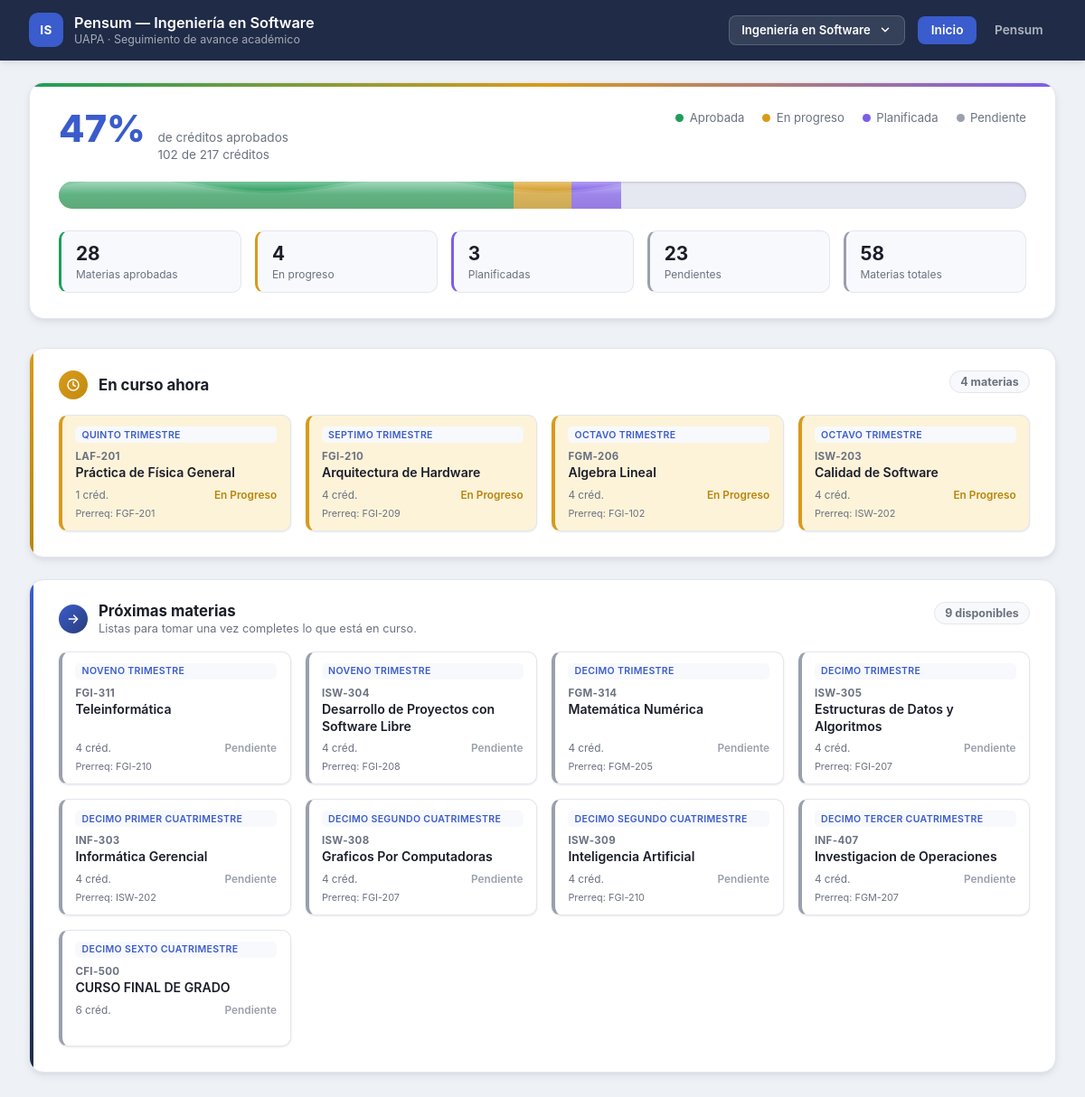
The page / on the database its author committed.
### tables this page shows
CREATE TABLE carreras (
        id INTEGER PRIMARY KEY AUTOINCREMENT,
        slug TEXT NOT NULL UNIQUE,
        nombre TEXT NOT NULL
    );

CREATE TABLE courses (
    id INTEGER PRIMARY KEY AUTOINCREMENT,
    clave TEXT NOT NULL,
    nombre TEXT NOT NULL,
    periodo_orden INTEGER,
    periodo_nombre TEXT,
    tipo TEXT NOT NULL CHECK (tipo IN ('obligatoria', 'optativa')),
    horas_teoricas INTEGER NOT NULL DEFAULT 0,
    horas_practicas INTEGER NOT NULL DEFAULT 0,
    horas_totales INTEGER NOT NULL DEFAULT 0,
    horas_estudio_independiente INTEGER NOT NULL DEFAULT 0,
    creditos INTEGER NOT NULL DEFAULT 0,
    prerrequisito TEXT,
    estado TEXT NOT NULL CHECK (estado IN ('aprobada', 'en_progreso', 'planificada', 'pendiente'))
, carrera_id INTEGER NOT NULL DEFAULT 1);

### src/functions.php (the view, shortened to what this page needs)
<?php
function fetch_all_courses(PDO $pdo, int $carreraId): array
{
    $stmt = $pdo->prepare('SELECT * FROM courses WHERE carrera_id = :carrera_id ORDER BY periodo_orden IS NULL, periodo_orden, id');
    $stmt->execute([':carrera_id' => $carreraId]);
    return $stmt->fetchAll();
}
function get_all_carreras(PDO $pdo): array
{
    return $pdo->query('SELECT * FROM carreras ORDER BY id')->fetchAll();
}
function get_current_carrera(PDO $pdo, array $carreras): array
{
    $slug = $_COOKIE['carrera'] ?? '';
    return $carreras[0];
}
function carrera_abbr(string $nombre): string
{
    $words = array_values(array_filter(
        preg_split('/\s+/', $nombre),
        static fn (string $w): bool => mb_strlen($w) > 2
    ));
    $letters = array_map(
        static fn (string $w): string => mb_strtoupper(mb_substr($w, 0, 1)),
        array_slice($words, 0, 2)
    );
    $abbr = implode('', $letters);
    return $abbr !== '' ? $abbr : mb_strtoupper(mb_substr($nombre, 0, 2));
}
function compute_stats(array $courses): array
{
    $stats = [
        'total_cursos' => count($courses),
        'aprobadas' => 0,
        'en_progreso' => 0,
        'planificadas' => 0,
        'pendientes' => 0,
        'creditos_totales' => 0,
        'creditos_aprobados' => 0,
        'creditos_en_progreso' => 0,
        'creditos_planificados' => 0,
        'creditos_pendientes' => 0,
    ];
    foreach ($courses as $course) {
        $creditos = (int) $course['creditos'];
        $stats['creditos_totales'] += $creditos;
        switch ($course['estado']) {
            case 'aprobada':
                $stats['aprobadas']++;
                $stats['creditos_aprobados'] += $creditos;
                break;
            case 'en_progreso':
                $stats['en_progreso']++;
                $stats['creditos_en_progreso'] += $creditos;
                break;
            case 'planificada':
                $stats['planificadas']++;
                $stats['creditos_planificados'] += $creditos;
                break;
            default:
                $stats['pendientes']++;
                $stats['creditos_pendientes'] += $creditos;
                break;
        }
    }
    $total = $stats['creditos_totales'];
    $stats['pct_aprobada'] = $total > 0 ? round(($stats['creditos_aprobados'] / $total) * 100, 1) : 0.0;
    $stats['pct_en_progreso'] = $total > 0 ? round(($stats['creditos_en_progreso'] / $total) * 100, 1) : 0.0;
    $stats['pct_planificada'] = $total > 0 ? round(($stats['creditos_planificados'] / $total) * 100, 1) : 0.0;
    $stats['pct_pendiente'] = $total > 0
        ? max(0.0, round(100 - $stats['pct_aprobada'] - $stats['pct_en_progreso'] - $stats['pct_planificada'], 1))
        : 0.0;
    $stats['porcentaje_completado'] = $stats['pct_aprobada'];
    return $stats;
}
function render_progress_bar(array $stats, bool $animated = false, string $size = 'sm'): string
{
    $pctA = $stats['pct_aprobada'];
    $pctE = $stats['pct_en_progreso'];
    $pctP = $stats['pct_planificada'];
    $pctFilled = min(100.0, $pctA + $pctE + $pctP);
    $wave = '';
    if ($animated) {
        $wave = <<<HTML
        <div class="bar-wave" style="width:{$pctFilled}%">
            <svg class="wave-svg wave-svg-back" viewBox="0 0 2400 40" preserveAspectRatio="none">
                <path class="wave-path" d="M0 11 Q150 -4 300 11 T600 11 T900 11 T1200 11 T1500 11 T1800 11 T2100 11 T2400 11 V40 H0 Z"></path>
            </svg>
            <svg class="wave-svg wave-svg-front" viewBox="0 0 2400 40" preserveAspectRatio="none">
                <path class="wave-path" d="M0 8 Q150 -8 300 8 T600 8 T900 8 T1200 8 T1500 8 T1800 8 T2100 8 T2400 8 V40 H0 Z"></path>
            </svg>
            <div class="bar-sheen"></div>
        </div>
        HTML;
    }
    return <<<HTML
    <div class="progress-tank size-{$size}">
        <div class="tank-track">
            <div class="tank-segment tank-aprobada" style="width:{$pctA}%"></div>
            <div class="tank-segment tank-en_progreso" style="width:{$pctE}%"></div>
            <div class="tank-segment tank-planificada" style="width:{$pctP}%"></div>
        </div>
        {$wave}
    </div>
    HTML;
}
function estado_label(string $estado): string
{
    return match ($estado) {
        'aprobada' => 'Aprobada',
        'en_progreso' => 'En Progreso',
        'planificada' => 'Planificada',
        'pendiente' => 'Pendiente',
        default => ucfirst($estado),
    };
}
function h(?string $value): string
{
    return htmlspecialchars($value ?? '', ENT_QUOTES, 'UTF-8');
}
function render_course_card(array $course, bool $showPeriod = false, bool $editable = false): string
{
    $periodTag = '';
    if ($showPeriod && $course['periodo_nombre']) {
        $periodTag = '<div class="course-period-tag">' . h($course['periodo_nombre']) . '</div>';
    }
    $prereq = $course['prerrequisito']
        ? '<div class="course-prereq">Prerreq: ' . h($course['prerrequisito']) . '</div>'
        : '<div class="course-prereq course-prereq-empty">&nbsp;</div>';
    $estado = h($course['estado']);
    $clave = h($course['clave']);
    $nombre = h($course['nombre']);
    $creditos = (int) $course['creditos'];
    $estadoLabel = estado_label($course['estado']);
    $id = (int) $course['id'];
    $editableAttrs = $editable
        ? ' data-course-id="' . $id . '" data-estado="' . $estado . '" tabindex="0" role="button" aria-haspopup="true"'
        : '';
    $editableClass = $editable ? ' is-editable' : '';
    return <<<HTML
    <article class="course-card estado-{$estado}{$editableClass}"{$editableAttrs}>
        {$periodTag}
        <div class="course-clave">{$clave}</div>
        <div class="course-nombre">{$nombre}</div>
        <div class="course-meta">
            <span class="creditos">{$creditos} créd.</span>
            <span class="estado-badge">{$estadoLabel}</span>
        </div>
        {$prereq}
    </article>
    HTML;
}
function courses_by_estado(array $courses, string $estado): array
{
    $filtered = array_values(array_filter($courses, static fn (array $c): bool => $c['estado'] === $estado));
    usort($filtered, static function (array $a, array $b): int {
        return ($a['periodo_orden'] ?? PHP_INT_MAX) <=> ($b['periodo_orden'] ?? PHP_INT_MAX);
    });
    return $filtered;
}
function next_courses(array $courses): array
{
    $byClave = [];
    foreach ($courses as $c) {
        if (!isset($byClave[$c['clave']])) {
            $byClave[$c['clave']] = $c;
        }
    }
    $next = [];
    foreach ($courses as $c) {
        if ($c['estado'] !== 'pendiente' || $c['tipo'] !== 'obligatoria') {
            continue;
        }
        $prereq = $c['prerrequisito'];
        $unlocked = $prereq === null
            || (isset($byClave[$prereq]) && in_array($byClave[$prereq]['estado'], ['aprobada', 'en_progreso'], true));
        if ($unlocked) {
            $next[] = $c;
        }
    }
    usort($next, static function (array $a, array $b): int {
        return ($a['periodo_orden'] ?? PHP_INT_MAX) <=> ($b['periodo_orden'] ?? PHP_INT_MAX);
    });
    return $next;
}
function render_topbar(string $active, array $carrera, array $carreras, string $currentPage): string
{
    $links = [
        'inicio' => ['href' => 'index.php', 'label' => 'Inicio'],
        'pensum' => ['href' => 'pensum.php', 'label' => 'Pensum'],
    ];
    $items = '';
    foreach ($links as $key => $link) {
        $activeClass = $key === $active ? ' active' : '';
        $items .= '<a class="nav-link' . $activeClass . '" href="' . h($link['href']) . '">' . h($link['label']) . '</a>';
    }
    $checkIcon = '<svg class="carrera-option-check" viewBox="0 0 24 24" width="15" height="15" fill="none" stroke="currentColor" stroke-width="2.6" stroke-linecap="round" stroke-linejoin="round"><path d="M20 6 9 17l-5-5"></path></svg>';
    $options = '';
    foreach ($carreras as $c) {
        $isCurrent = (int) $c['id'] === (int) $carrera['id'];
        $href = 'switch-carrera.php?slug=' . urlencode($c['slug']) . '&redirect=' . urlencode($currentPage);
        $optAbbr = h(carrera_abbr($c['nombre']));
        $optNombre = h($c['nombre']);
        $currentClass = $isCurrent ? ' is-current' : '';
        $check = $isCurrent ? $checkIcon : '';
        $options .= <<<HTML
        <li>
            <a class="carrera-option{$currentClass}" href="{$href}">
                <span class="carrera-option-icon">{$optAbbr}</span>
                <span class="carrera-option-label">{$optNombre}</span>
                {$check}
            </a>
        </li>
        HTML;
    }
    $abbr = h(carrera_abbr($carrera['nombre']));
    $nombre = h($carrera['nombre']);
    return <<<HTML
    <header class="topbar">
        <div class="topbar-inner">
            <div class="brand">
                <span class="brand-mark">{$abbr}</span>
                <div class="brand-text">
                    <span class="brand-title">Pensum &mdash; {$nombre}</span>
                    <span class="brand-subtitle">UAPA &middot; Seguimiento de avance académico</span>
                </div>
            </div>
            <div class="topbar-right">
                <details class="carrera-switcher">
                    <summary class="carrera-trigger">
                        <span>{$nombre}</span>
                        <svg class="chevron" viewBox="0 0 24 24" width="14" height="14" fill="none" stroke="currentColor" stroke-width="2.5" stroke-linecap="round" stroke-linejoin="round"><path d="M6 9l6 6 6-6"></path></svg>
                    </summary>
                    <ul class="carrera-options">
                        {$options}
                    </ul>
                </details>
                <nav class="topbar-nav">
                    {$items}
                </nav>
            </div>
        </div>
    </header>
    HTML;
}

### public/index.php (shortened to what this page needs)
<?php
require __DIR__ . '/../src/db.php';
require __DIR__ . '/../src/functions.php';
$pdo = get_db();
$carreras = get_all_carreras($pdo);
$carrera = get_current_carrera($pdo, $carreras);
$courses = fetch_all_courses($pdo, (int) $carrera['id']);
$stats = compute_stats($courses);
$enProgreso = courses_by_estado($courses, 'en_progreso');
$proximas = next_courses($courses);
?>
<!DOCTYPE html>
<html lang="es">
<head>
<link rel="stylesheet" href="assets/style.css">
</head>
<body>
<?= render_topbar('inicio', $carrera, $carreras, 'index.php') ?>
<section class="dashboard-hero">
    <div class="hero-card">
        <div class="hero-top">
            <div class="hero-headline">
                <span class="hero-pct"><?= $stats['pct_aprobada'] ?>%</span>
                <span class="hero-label">de créditos aprobados<br><?= $stats['creditos_aprobados'] ?> de <?= $stats['creditos_totales'] ?> créditos</span>
            </div>
            <ul class="legend">
                <li><span class="dot dot-aprobada"></span> Aprobada</li>
                <li><span class="dot dot-en_progreso"></span> En progreso</li>
                <li><span class="dot dot-planificada"></span> Planificada</li>
                <li><span class="dot dot-pendiente"></span> Pendiente</li>
            </ul>
        </div>
        <?= render_progress_bar($stats, true, 'lg') ?>
        <div class="stat-chips">
            <div class="chip chip-aprobada">
                <span class="chip-value"><?= $stats['aprobadas'] ?></span>
                <span class="chip-label">Materias aprobadas</span>
            </div>
            <div class="chip chip-en_progreso">
                <span class="chip-value"><?= $stats['en_progreso'] ?></span>
                <span class="chip-label">En progreso</span>
            </div>
            <div class="chip chip-planificada">
                <span class="chip-value"><?= $stats['planificadas'] ?></span>
                <span class="chip-label">Planificadas</span>
            </div>
            <div class="chip chip-pendiente">
                <span class="chip-value"><?= $stats['pendientes'] ?></span>
                <span class="chip-label">Pendientes</span>
            </div>
            <div class="chip">
                <span class="chip-value"><?= $stats['total_cursos'] ?></span>
                <span class="chip-label">Materias totales</span>
            </div>
        </div>
    </div>
</section>
<main class="home-sections">
    <section class="home-section home-section-progreso">
        <div class="section-heading">
            <div class="section-heading-left">
                <span class="section-icon section-icon-progreso" aria-hidden="true">
                    <svg viewBox="0 0 24 24" width="16" height="16" fill="none" stroke="currentColor" stroke-width="2.2" stroke-linecap="round" stroke-linejoin="round"><circle cx="12" cy="12" r="9"></circle><path d="M12 7v5l3.5 2"></path></svg>
                </span>
                <h2>En curso ahora</h2>
            </div>
            <span class="section-count"><?= count($enProgreso) ?> materia<?= count($enProgreso) === 1 ? '' : 's' ?></span>
        </div>
        <?php if (empty($enProgreso)): ?>
        <p class="empty-note">No tienes materias en progreso registradas.</p>
        <?php else: ?>
        <div class="cards-grid">
            <?php foreach ($enProgreso as $course): ?>
                <?= render_course_card($course, true) ?>
            <?php endforeach; ?>
        </div>
        <?php endif; ?>
    </section>
    <section class="home-section home-section-proximas">
        <div class="section-heading">
            <div class="section-heading-left">
                <span class="section-icon section-icon-proximas" aria-hidden="true">
                    <svg viewBox="0 0 24 24" width="16" height="16" fill="none" stroke="currentColor" stroke-width="2.2" stroke-linecap="round" stroke-linejoin="round"><path d="M5 12h13"></path><path d="M13 6l6 6-6 6"></path></svg>
                </span>
                <div>
                    <h2>Próximas materias</h2>
                    <p class="section-subtitle">Listas para tomar una vez completes lo que está en curso.</p>
                </div>
            </div>
            <span class="section-count"><?= count($proximas) ?> disponible<?= count($proximas) === 1 ? '' : 's' ?></span>
        </div>
        <?php if (empty($proximas)): ?>
        <p class="empty-note">No hay materias nuevas disponibles todavía.</p>
        <?php else: ?>
        <div class="cards-grid">
            <?php foreach ($proximas as $course): ?>
                <?= render_course_card($course, true) ?>
            <?php endforeach; ?>
        </div>
        <?php endif; ?>
    </section>
</main>
</body>
</html>

### rows shown on the page
carreras: nombre "IS", nombre "Ingeniería en Software"
courses: periodo_nombre "QUINTO TRIMESTRE", clave "LAF-201", nombre "Práctica de Física General", creditos "1", estado "En Progreso", prerrequisito "FGF-201"
courses: periodo_nombre "SEPTIMO TRIMESTRE", clave "FGI-210", nombre "Arquitectura de Hardware", creditos "4", estado "En Progreso", prerrequisito "FGI-209"
courses: periodo_nombre "OCTAVO TRIMESTRE", clave "FGM-206", nombre "Algebra Lineal", creditos "4", estado "En Progreso", prerrequisito "FGI-102"
courses: periodo_nombre "OCTAVO TRIMESTRE", clave "ISW-203", nombre "Calidad de Software", creditos "4", estado "En Progreso", prerrequisito "ISW-202"
courses: periodo_nombre "NOVENO TRIMESTRE", clave "FGI-311", nombre "Teleinformática", creditos "4", estado "Pendiente", prerrequisito "FGI-210"
courses: periodo_nombre "NOVENO TRIMESTRE", clave "ISW-304", nombre "Desarrollo de Proyectos con Software Libre", creditos "4", estado "Pendiente", prerrequisito "FGI-208"
courses: periodo_nombre "DECIMO TRIMESTRE", clave "FGM-314", nombre "Matemática Numérica", creditos "4", estado "Pendiente", prerrequisito "FGM-205"
courses: periodo_nombre "DECIMO TRIMESTRE", clave "ISW-305", nombre "Estructuras de Datos y Algoritmos", creditos "4", estado "Pendiente", prerrequisito "FGI-207"
courses: periodo_nombre "DECIMO PRIMER CUATRIMESTRE", clave "INF-303", nombre "Informática Gerencial", creditos "4", estado "Pendiente", prerrequisito "ISW-202"
courses: periodo_nombre "DECIMO SEGUNDO CUATRIMESTRE", clave "ISW-308", nombre "Graficos Por Computadoras", creditos "4", estado "Pendiente", prerrequisito "FGI-207"
courses: periodo_nombre "DECIMO SEGUNDO CUATRIMESTRE", clave "ISW-309", nombre "Inteligencia Artificial", creditos "4", estado "Pendiente", prerrequisito "FGI-210"
courses: periodo_nombre "DECIMO TERCER CUATRIMESTRE", clave "INF-407", nombre "Investigacion de Operaciones", creditos "4", estado "Pendiente", prerrequisito "FGM-207"
courses: periodo_nombre "DECIMO SEXTO CUATRIMESTRE", clave "CFI-500", nombre "CURSO FINAL DE GRADO", creditos "6", estado "Pendiente"

### other values the page prints
$link['label'] "Inicio"
$link['label'] "Pensum"
$stats['pct_aprobada'] "47"
$stats['creditos_aprobados'] "102"
$stats['creditos_totales'] "217"
$stats['aprobadas'] "28"
$stats['en_progreso'] "4"
$stats['planificadas'] "3"
$stats['pendientes'] "23"
$stats['total_cursos'] "58"
count($enProgreso) "4"
count($proximas) "9"
